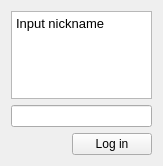
<?xml version="1.0" encoding="UTF-8"?>
<ui version="4.0">
 <class>LogIn</class>
 <widget class="QWidget" name="LogIn">
  <property name="geometry">
   <rect>
    <x>0</x>
    <y>0</y>
    <width>163</width>
    <height>166</height>
   </rect>
  </property>
  <property name="windowTitle">
   <string>Form</string>
  </property>
  <layout class="QGridLayout" name="gridLayout">
   <item row="1" column="0">
    <widget class="QLineEdit" name="in_text"/>
   </item>
   <item row="2" column="0">
    <layout class="QHBoxLayout" name="horizontalLayout_4">
     <item>
      <spacer name="horizontalSpacer_2">
       <property name="orientation">
        <enum>Qt::Horizontal</enum>
       </property>
       <property name="sizeHint" stdset="0">
        <size>
         <width>40</width>
         <height>20</height>
        </size>
       </property>
      </spacer>
     </item>
     <item>
      <widget class="QPushButton" name="log_in">
       <property name="text">
        <string>Log in</string>
       </property>
      </widget>
     </item>
    </layout>
   </item>
   <item row="0" column="0">
    <widget class="QTextEdit" name="out_text">
     <property name="readOnly">
      <bool>true</bool>
     </property>
     <property name="html">
      <string>&lt;!DOCTYPE HTML PUBLIC &quot;-//W3C//DTD HTML 4.0//EN&quot; &quot;http://www.w3.org/TR/REC-html40/strict.dtd&quot;&gt;
&lt;html&gt;&lt;head&gt;&lt;meta name=&quot;qrichtext&quot; content=&quot;1&quot; /&gt;&lt;style type=&quot;text/css&quot;&gt;
p, li { white-space: pre-wrap; }
&lt;/style&gt;&lt;/head&gt;&lt;body style=&quot; font-family:'Oxygen-Sans'; font-size:10pt; font-weight:400; font-style:normal;&quot;&gt;
&lt;p style=&quot; margin-top:0px; margin-bottom:0px; margin-left:0px; margin-right:0px; -qt-block-indent:0; text-indent:0px;&quot;&gt;Input nickname&lt;/p&gt;&lt;/body&gt;&lt;/html&gt;</string>
     </property>
    </widget>
   </item>
  </layout>
 </widget>
 <resources/>
 <connections/>
</ui>
